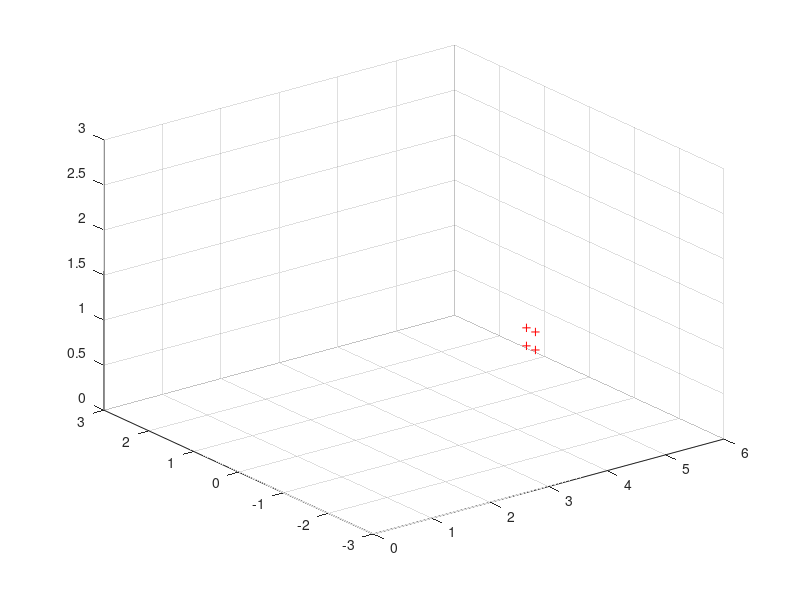

This figure's MATLAB source: (Note: this script raises an error after producing the figure.)
% Landmark positions
Olm_w = [[5; -0.1; 0.5] [5; 0.1; 0.5] [5; 0.1; 0.7] [5; -0.1; 0.7]];
%Olm_w = [5; -0.1; 1.5];
Nlm = 4;
cm_height = 0.26;

fig3DSim = figure;
plot3(Olm_w(1,:),Olm_w(2,:),Olm_w(3,:),'+r');

% Setup of the scene
grid on;
hold on;
axis([0 6 -3 3 0 3]);

% Center of mass desired position
Odcm_w = [3; 1.5; cm_height; 0; 0; degtorad(-15)];
%Odcm_w = [1; 0.5; cm_height; 0; 0; 0];
Tdcm_w = computeTransfMatrix(Odcm_w);
drawAxis(Tdcm_w,true);

% Desired camera position with respect of center of mass
%Odcam_cm = [0; 0; 0.26; degtorad([0; 90; -15])];
Odcam_cm = [0; 0; 0.26; 0; degtorad(90); 0];
Tdcam_cm = computeTransfMatrix(Odcam_cm);
Tcm_dcam = inv(Tdcam_cm);

% Desired camera position
Tdcam_w = Tdcm_w*Tdcam_cm;
Tw_dcam = inv(Tdcam_w);
drawAxis(Tdcam_w,true);

% Projection in the desired position
Olm_dcam = Tw_dcam*[Olm_w;ones(1,Nlm)];
lmd_proj = projectToImagePlane(Olm_dcam);

fig2DProj = figure;
plot(lmd_proj(1,:),lmd_proj(2,:),'+c');
hold on;
grid on;
%axis([-0.4 0.0 -0.2 0.2 ])

colors = get(0,'DefaultAxesColorOrder');

weightsMatrix = diag(2.^(0:mpc.N-1));
%weightsMatrix = eye(mpc.N);

% Angle controller
pid_theta_com.state = degtorad(0.0);
pid_theta_com.gain_prop = 0.01;
pid_theta_com.gain_int = 0.0;
pid_theta_com.gain_deriv = 0.0;
pid_theta_com.error = 0.0;
pid_theta_com.cum_error = 0.0;
pid_theta_com.diff_error = 0.0;
pid_theta_com.prev_error = pid_theta_com.error;
pid_theta_com.reference = Odcm_w(6);